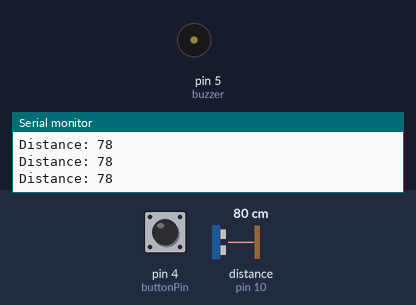
A sketch run on a simulated Arduino Uno, built with avr-gcc and run on an emulated ATmega328P. Parts: buzzer (waves = sounding), the last lines printed to the serial monitor. Wiring (inferred from the names in the program): ultrasonic range finder: trigger pin 9; echo pin 10. The test bench sets the inputs (shaded band); at power-on: distance to the obstacle (sensor on pin 10) 80 cm, pin 4 (buttonPin) HIGH. The echo pulse lasts 58.3 µs per cm.

Above: at 1.2 s.
1.3 s: distance to the obstacle (sensor on pin 10) set to 9 cm
At 1.43 s:
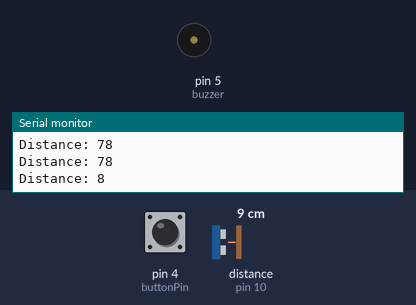
4.3 s: distance to the obstacle (sensor on pin 10) set to 60 cm
7.3 s: distance to the obstacle (sensor on pin 10) set to 4 cm
At 7.54 s:
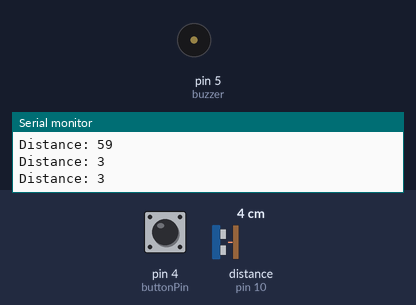
10.3 s: distance to the obstacle (sensor on pin 10) set to 73 cm
At 10.3 s:
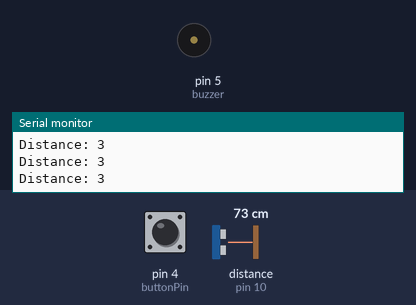
13.3 s: pin 4 (buttonPin) pulled LOW for 0.15 s
At 13.45 s:
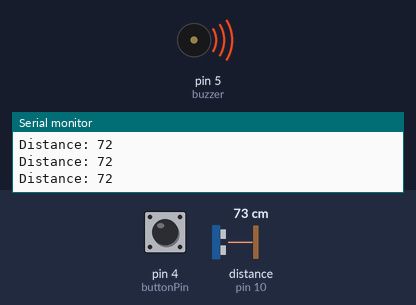
16.3 s: pin 4 (buttonPin) pulled LOW for 1 s
At 17.8 s:
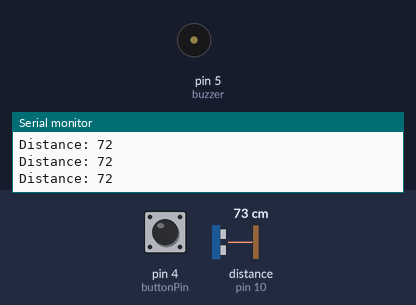
Timing chart, 0 to 19.3 s (numbered marks = the images above; inputs shaded):
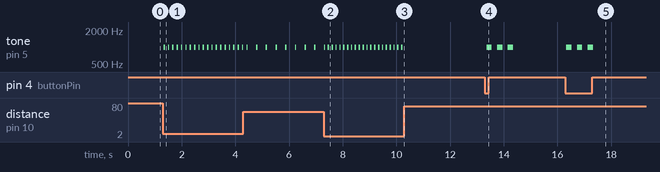

The sketch:

sketch_mar17a.ino
```cpp
#include <SoftwareSerial.h>

SoftwareSerial BT(2, 3); // RX, TX

// Ultrasonic
const int trigPin = 9;
const int echoPin = 10;

// Buzzer & Button
const int buzzer = 5;
const int buttonPin = 4;

long duration;
int distance;

void setup() {
  Serial.begin(9600);
  BT.begin(9600);

  pinMode(trigPin, OUTPUT);
  pinMode(echoPin, INPUT);

  pinMode(buzzer, OUTPUT);
  pinMode(buttonPin, INPUT_PULLUP);
}

int getDistance() {
  digitalWrite(trigPin, LOW);
  delayMicroseconds(2);

  digitalWrite(trigPin, HIGH);
  delayMicroseconds(10);
  digitalWrite(trigPin, LOW);

  duration = pulseIn(echoPin, HIGH, 30000);
  int distance = duration * 0.034 / 2;

  return distance;
}

void loop() {

  // 🔘 SOS Button
  if (digitalRead(buttonPin) == LOW) {
    BT.println("SOS");   // send to phone

    // SOS buzzer pattern
    for (int i = 0; i < 3; i++) {
      tone(buzzer, 1000);
      delay(200);
      noTone(buzzer);
      delay(200);
    }

    delay(1000); // prevent spam
    return;
  }

  // 📏 Distance detection
  distance = getDistance();

  Serial.print("Distance: ");
  Serial.println(distance);

  // 👓 Obstacle alert (<70 cm)
  if (distance > 0 && distance < 70) {
    int beepDelay = map(distance, 5, 70, 50, 300);

    tone(buzzer, 1000);
    delay(50);
    noTone(buzzer);
    delay(beepDelay);
  } else {
    noTone(buzzer);
  }

  delay(50);
}
```

Measured:
- after the input at 1.3 s, tone on pin 5 (buzzer): alternates 1000 Hz for 0.05 s and silent for 0.11 s, starting at once
- after the input at 7.3 s, tone on pin 5 (buzzer): alternates 1000 Hz for 0.05 s and silent for 0.09 s, starting after 0.15 s
- after the input at 10.3 s, tone on pin 5 (buzzer): stops changing and stays silent
- after the input at 13.3 s, tone on pin 5 (buzzer): alternates 1000 Hz for 0.20 s and silent for 0.20 s, 6 changes in all, then stays silent, starting after 0.06 s
- after the input at 16.3 s, tone on pin 5 (buzzer): alternates 1000 Hz for 0.20 s and silent for 0.20 s, 6 changes in all, then stays silent, starting at once
